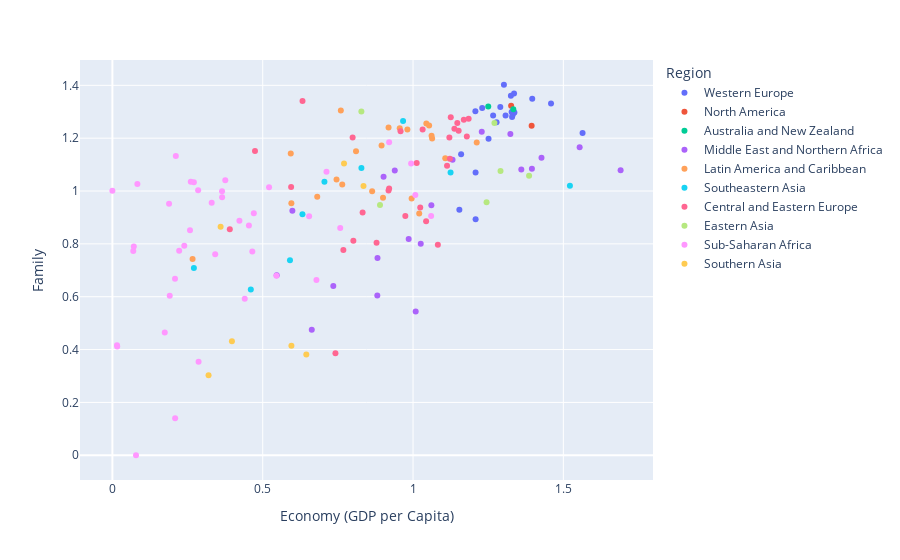

The cell this chart's notebook holds for it:
### Markdown cell above
Observations:
    
    1.Freedom is also a important criterion for Happiness Score.

### Code cell
px.scatter(df,x='Economy (GDP per Capita)',y='Family',color='Region',hover_data=['Region'])

### Figure 1 — Plotly figure (JSON) as saved in the notebook; plotly's stock layout.template omitted (floating-point values rounded to 4 significant figures)
{"data": [{"customdata": [["Western Europe"], ["Western Europe"], ["Western Europe"], ["Western Europe"], ["Western Europe"], ["Western Europe"], ["Western Europe"], ["Western Europe"], ["Western Europe"], ["Western Europe"], ["Western Europe"], ["Western Europe"], ["Western Europe"], ["Western Europe"], ["Western Europe"], ["Western Europe"], ["Western Europe"], ["Western Europe"], ["Western Europe"], ["Western Europe"], ["Western Europe"]], "hovertemplate": "Region=%{customdata[0]}<br>Economy (GDP per Capita)=%{x}<br>Family=%{y}<extra></extra>", "legendgroup": "Western Europe", "marker": {"color": "#636efa", "symbol": "circle"}, "mode": "markers", "name": "Western Europe", "orientation": "v", "showlegend": true, "type": "scatter", "x": [1.397, 1.302, 1.325, 1.459, 1.29, 1.329, 1.332, 1.337, 1.564, 1.336, 1.308, 1.266, 1.328, 1.278, 1.23, 1.207, 1.251, 1.208, 1.208, 1.16, 1.154], "xaxis": "x", "y": [1.35, 1.402, 1.361, 1.331, 1.318, 1.28, 1.289, 1.297, 1.22, 1.369, 1.286, 1.285, 1.299, 1.26, 1.314, 1.302, 1.198, 1.07, 0.8932, 1.139, 0.9293], "yaxis": "y"}, {"customdata": [["North America"], ["North America"]], "hovertemplate": "Region=%{customdata[0]}<br>Economy (GDP per Capita)=%{x}<br>Family=%{y}<extra></extra>", "legendgroup": "North America", "marker": {"color": "#EF553B", "symbol": "circle"}, "mode": "markers", "name": "North America", "orientation": "v", "showlegend": true, "type": "scatter", "x": [1.326, 1.395], "xaxis": "x", "y": [1.323, 1.247], "yaxis": "y"}, {"customdata": [["Australia and New Zealand"], ["Australia and New Zealand"]], "hovertemplate": "Region=%{customdata[0]}<br>Economy (GDP per Capita)=%{x}<br>Family=%{y}<extra></extra>", "legendgroup": "Australia and New Zealand", "marker": {"color": "#00cc96", "symbol": "circle"}, "mode": "markers", "name": "Australia and New Zealand", "orientation": "v", "showlegend": true, "type": "scatter", "x": [1.25, 1.334], "xaxis": "x", "y": [1.32, 1.309], "yaxis": "y"}, {"customdata": [["Middle East and Northern Africa"], ["Middle East and Northern Africa"], ["Middle East and Northern Africa"], ["Middle East and Northern Africa"], ["Middle East and Northern Africa"], ["Middle East and Northern Africa"], ["Middle East and Northern Africa"], ["Middle East and Northern Africa"], ["Middle East and Northern Africa"], ["Middle East and Northern Africa"], ["Middle East and Northern Africa"], ["Middle East and Northern Africa"], ["Middle East and Northern Africa"], ["Middle East and Northern Africa"], ["Middle East and Northern Africa"], ["Middle East and Northern Africa"], ["Middle East and Northern Africa"], ["Middle East and Northern Africa"], ["Middle East and Northern Africa"], ["Middle East and Northern Africa"]], "hovertemplate": "Region=%{customdata[0]}<br>Economy (GDP per Capita)=%{x}<br>Family=%{y}<extra></extra>", "legendgroup": "Middle East and Northern Africa", "marker": {"color": "#ab63fa", "symbol": "circle"}, "mode": "markers", "name": "Middle East and Northern Africa", "orientation": "v", "showlegend": true, "type": "scatter", "x": [1.229, 1.427, 1.36, 1.69, 1.395, 1.554, 1.324, 1.131, 0.9393, 1.061, 0.902, 0.7348, 1.026, 0.8811, 0.5987, 1.009, 0.9855, 0.8818, 0.5465, 0.6632], "xaxis": "x", "y": [1.224, 1.126, 1.082, 1.079, 1.084, 1.166, 1.216, 1.119, 1.078, 0.9463, 1.054, 0.641, 0.8, 0.6043, 0.9256, 0.5445, 0.8189, 0.747, 0.6809, 0.4749], "yaxis": "y"}, {"customdata": [["Latin America and Caribbean"], ["Latin America and Caribbean"], ["Latin America and Caribbean"], ["Latin America and Caribbean"], ["Latin America and Caribbean"], ["Latin America and Caribbean"], ["Latin America and Caribbean"], ["Latin America and Caribbean"], ["Latin America and Caribbean"], ["Latin America and Caribbean"], ["Latin America and Caribbean"], ["Latin America and Caribbean"], ["Latin America and Caribbean"], ["Latin America and Caribbean"], ["Latin America and Caribbean"], ["Latin America and Caribbean"], ["Latin America and Caribbean"], ["Latin America and Caribbean"], ["Latin America and Caribbean"], ["Latin America and Caribbean"], ["Latin America and Caribbean"], ["Latin America and Caribbean"]], "hovertemplate": "Region=%{customdata[0]}<br>Economy (GDP per Capita)=%{x}<br>Family=%{y}<extra></extra>", "legendgroup": "Latin America and Caribbean", "marker": {"color": "#FFA15A", "symbol": "circle"}, "mode": "markers", "name": "Latin America and Caribbean", "orientation": "v", "showlegend": true, "type": "scatter", "x": [0.9558, 1.021, 0.9812, 1.044, 1.064, 1.107, 1.054, 1.062, 0.9186, 0.9953, 1.212, 0.7645, 0.7455, 0.864, 0.6813, 0.7599, 0.5933, 0.9002, 0.8104, 0.8954, 0.5953, 0.2667], "xaxis": "x", "y": [1.238, 0.9145, 1.233, 1.256, 1.198, 1.124, 1.248, 1.209, 1.24, 0.972, 1.184, 1.025, 1.044, 0.999, 0.9784, 1.305, 1.142, 0.9746, 1.151, 1.172, 0.9535, 0.743], "yaxis": "y"}, {"customdata": [["Southeastern Asia"], ["Southeastern Asia"], ["Southeastern Asia"], ["Southeastern Asia"], ["Southeastern Asia"], ["Southeastern Asia"], ["Southeastern Asia"], ["Southeastern Asia"], ["Southeastern Asia"]], "hovertemplate": "Region=%{customdata[0]}<br>Economy (GDP per Capita)=%{x}<br>Family=%{y}<extra></extra>", "legendgroup": "Southeastern Asia", "marker": {"color": "#19d3f3", "symbol": "circle"}, "mode": "markers", "name": "Southeastern Asia", "orientation": "v", "showlegend": true, "type": "scatter", "x": [1.522, 0.9669, 1.125, 0.8283, 0.6322, 0.7053, 0.5907, 0.2711, 0.4604], "xaxis": "x", "y": [1.02, 1.265, 1.07, 1.087, 0.9123, 1.035, 0.738, 0.709, 0.6274], "yaxis": "y"}, {"customdata": [["Central and Eastern Europe"], ["Central and Eastern Europe"], ["Central and Eastern Europe"], ["Central and Eastern Europe"], ["Central and Eastern Europe"], ["Central and Eastern Europe"], ["Central and Eastern Europe"], ["Central and Eastern Europe"], ["Central and Eastern Europe"], ["Central and Eastern Europe"], ["Central and Eastern Europe"], ["Central and Eastern Europe"], ["Central and Eastern Europe"], ["Central and Eastern Europe"], ["Central and Eastern Europe"], ["Central and Eastern Europe"], ["Central and Eastern Europe"], ["Central and Eastern Europe"], ["Central and Eastern Europe"], ["Central and Eastern Europe"], ["Central and Eastern Europe"], ["Central and Eastern Europe"], ["Central and Eastern Europe"], ["Central and Eastern Europe"], ["Central and Eastern Europe"], ["Central and Eastern Europe"], ["Central and Eastern Europe"], ["Central and Eastern Europe"], ["Central and Eastern Europe"]], "hovertemplate": "Region=%{customdata[0]}<br>Economy (GDP per Capita)=%{x}<br>Family=%{y}<extra></extra>", "legendgroup": "Central and Eastern Europe", "marker": {"color": "#FF6692", "symbol": "circle"}, "mode": "markers", "name": "Central and Eastern Europe", "orientation": "v", "showlegend": true, "type": "scatter", "x": [1.179, 0.6324, 1.169, 0.5945, 1.123, 1.185, 1.147, 1.032, 1.126, 1.083, 1.138, 0.8015, 0.9585, 1.152, 0.4743, 1.024, 0.9744, 1.043, 0.9205, 1.113, 0.9185, 0.8787, 0.8322, 1.121, 0.3905, 0.7991, 0.7682, 0.7419, 1.012], "xaxis": "x", "y": [1.206, 1.34, 1.27, 1.015, 1.122, 1.274, 1.257, 1.233, 1.279, 0.7962, 1.236, 0.812, 1.227, 1.228, 1.151, 0.9379, 0.9056, 0.8859, 1.01, 1.096, 1.002, 0.8043, 0.9192, 1.202, 0.8556, 1.203, 0.7771, 0.3856, 1.106], "yaxis": "y"}, {"customdata": [["Eastern Asia"], ["Eastern Asia"], ["Eastern Asia"], ["Eastern Asia"], ["Eastern Asia"], ["Eastern Asia"]], "hovertemplate": "Region=%{customdata[0]}<br>Economy (GDP per Capita)=%{x}<br>Family=%{y}<extra></extra>", "legendgroup": "Eastern Asia", "marker": {"color": "#B6E880", "symbol": "circle"}, "mode": "markers", "name": "Eastern Asia", "orientation": "v", "showlegend": true, "type": "scatter", "x": [1.291, 1.271, 1.245, 1.386, 0.8901, 0.8282], "xaxis": "x", "y": [1.076, 1.257, 0.9577, 1.058, 0.9467, 1.301], "yaxis": "y"}, {"customdata": [["Sub-Saharan Africa"], ["Sub-Saharan Africa"], ["Sub-Saharan Africa"], ["Sub-Saharan Africa"], ["Sub-Saharan Africa"], ["Sub-Saharan Africa"], ["Sub-Saharan Africa"], ["Sub-Saharan Africa"], ["Sub-Saharan Africa"], ["Sub-Saharan Africa"], ["Sub-Saharan Africa"], ["Sub-Saharan Africa"], ["Sub-Saharan Africa"], ["Sub-Saharan Africa"], ["Sub-Saharan Africa"], ["Sub-Saharan Africa"], ["Sub-Saharan Africa"], ["Sub-Saharan Africa"], ["Sub-Saharan Africa"], ["Sub-Saharan Africa"], ["Sub-Saharan Africa"], ["Sub-Saharan Africa"], ["Sub-Saharan Africa"], ["Sub-Saharan Africa"], ["Sub-Saharan Africa"], ["Sub-Saharan Africa"], ["Sub-Saharan Africa"], ["Sub-Saharan Africa"], ["Sub-Saharan Africa"], ["Sub-Saharan Africa"], ["Sub-Saharan Africa"], ["Sub-Saharan Africa"], ["Sub-Saharan Africa"], ["Sub-Saharan Africa"], ["Sub-Saharan Africa"], ["Sub-Saharan Africa"], ["Sub-Saharan Africa"], ["Sub-Saharan Africa"], ["Sub-Saharan Africa"], ["Sub-Saharan Africa"]], "hovertemplate": "Region=%{customdata[0]}<br>Economy (GDP per Capita)=%{x}<br>Family=%{y}<extra></extra>", "legendgroup": "Sub-Saharan Africa", "marker": {"color": "#FF97FF", "symbol": "circle"}, "mode": "markers", "name": "Sub-Saharan Africa", "orientation": "v", "showlegend": true, "type": "scatter", "x": [1.008, 0.6543, 0.4704, 0.1885, 0.08308, 0.3755, 0.7121, 0.9205, 0.5456, 0.271, 0.0712, 0.5211, 0, 0.1907, 0.3302, 0.4541, 0.3647, 0.4402, 0.9936, 0.01604, 0.4225, 0.7578, 0.2607, 0.6787, 0.2391, 0.211, 0.365, 1.06, 0.0694, 0.2852, 0.2082, 0.0785, 0.3419, 0.1742, 0.4653, 0.2581, 0.2221, 0.2867, 0.0153, 0.2087], "xaxis": "x", "y": [0.9852, 0.9043, 0.9161, 0.9515, 1.026, 1.041, 1.073, 1.185, 0.6795, 1.033, 0.7897, 1.014, 1.001, 0.6041, 0.9557, 0.8691, 0.9988, 0.5921, 1.105, 0.4113, 0.8877, 0.8604, 1.035, 0.6629, 0.7927, 1.133, 0.9762, 0.9053, 0.7726, 1.003, 0.668, 0, 0.7606, 0.4647, 0.7712, 0.8519, 0.7737, 0.3539, 0.4159, 0.1399], "yaxis": "y"}, {"customdata": [["Southern Asia"], ["Southern Asia"], ["Southern Asia"], ["Southern Asia"], ["Southern Asia"], ["Southern Asia"], ["Southern Asia"]], "hovertemplate": "Region=%{customdata[0]}<br>Economy (GDP per Capita)=%{x}<br>Family=%{y}<extra></extra>", "legendgroup": "Southern Asia", "marker": {"color": "#FECB52", "symbol": "circle"}, "mode": "markers", "name": "Southern Asia", "orientation": "v", "showlegend": true, "type": "scatter", "x": [0.7704, 0.5954, 0.3975, 0.645, 0.36, 0.8352, 0.3198], "xaxis": "x", "y": [1.104, 0.4141, 0.4311, 0.3817, 0.8645, 1.019, 0.3029], "yaxis": "y"}], "layout": {"legend": {"title": {"text": "Region"}, "tracegroupgap": 0}, "margin": {"t": 60}, "xaxis": {"anchor": "y", "domain": [0, 1], "title": {"text": "Economy (GDP per Capita)"}}, "yaxis": {"anchor": "x", "domain": [0, 1], "title": {"text": "Family"}}}}
